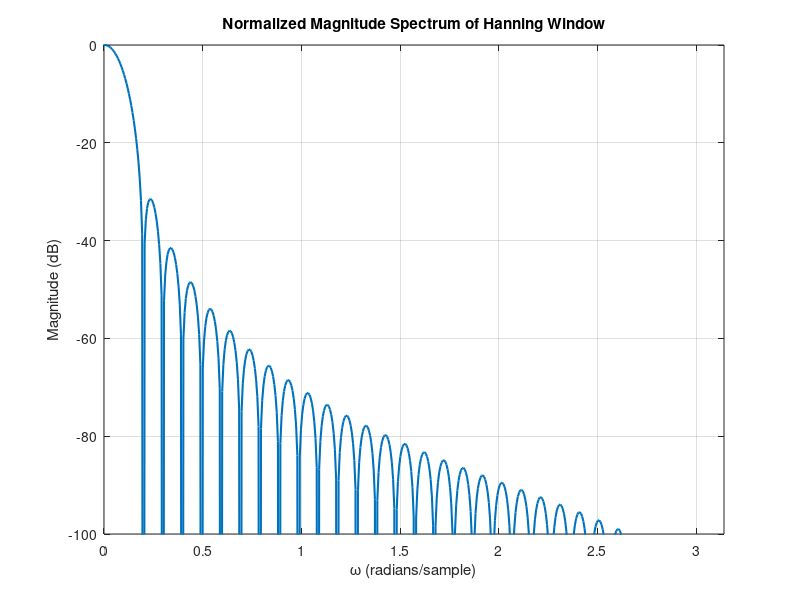

Write MATLAB code to recreate this figure.
% Parameters
M = 64;  % window length - 1 (so total points = M+1)
n = 0:M;

% define Hanning window
w = 0.5 * (1 - cos(2*pi*n/M));

% compute FT
NFFT = 1024;  % High resolution FFT
W = fftshift(fft(w, NFFT));
omega = linspace(-pi, pi, NFFT);

% normalize magnitude (in dB)
W_mag = 20*log10(abs(W) / max(abs(W)));

% plot
figure;
plot(omega, W_mag, 'LineWidth', 1.5);
xlabel('\omega (radians/sample)');
ylabel('Magnitude (dB)');
title('Normalized Magnitude Spectrum of Hanning Window');
grid on;
axis tight;
xlim([0,pi]);
ylim([-100 0]);

% Save plot to PNG
saveas(gcf, 'hw5_7_43_c_sketch.png');
